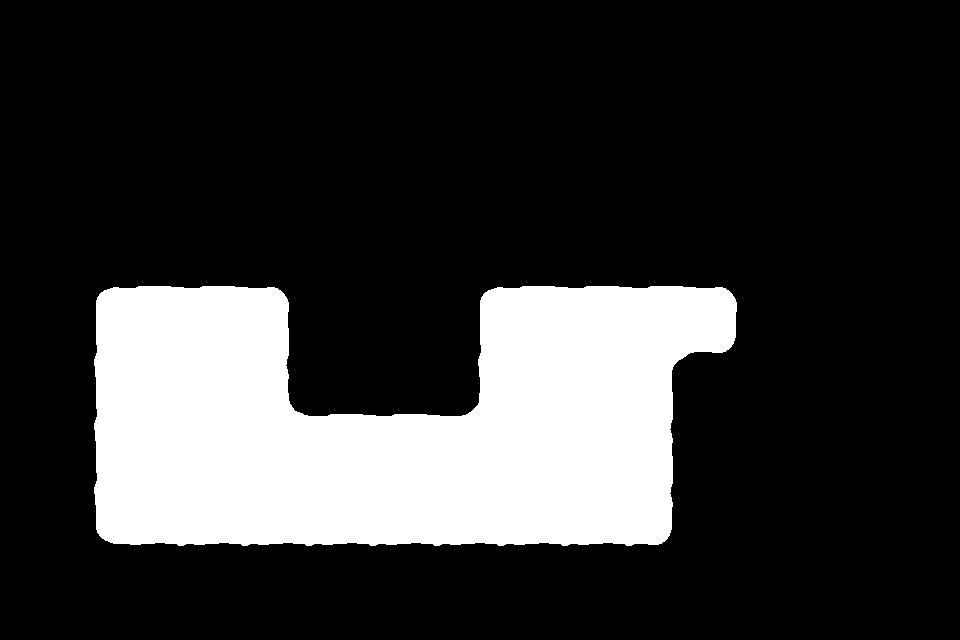

This is a level from a 2D game, rendered from its Tiled map with the project's own tilesets. A one-line summary and the complete map file follow:
An orthogonal 15x10 tile map with 64x64 px tiles, 1 tile layer (Chao) and 15 objects (10x Prefab, 3x Fronteira, Jogador, Morte).

<map version="1.0" orientation="orthogonal" renderorder="right-down" width="15" height="10" tilewidth="64" tileheight="64" nextobjectid="44">
 <tileset firstgid="1" source="TilesetSimples/tileset.tsx" />
 <objectgroup name="Objetos" offsetx="0" offsety="-32">
  <properties>
   <property name="unity:layer" value="Objetos" />
  </properties>
  <object id="4" name="Porta" type="Prefab" gid="17" x="671" y="320" width="64" height="64">
   <properties>
    <property name="PrefabSwap" value="" />
   </properties>
  </object>
  <object id="5" name="Chave" type="Prefab" gid="18" x="104" y="106" width="64" height="64">
   <properties>
    <property name="PrefabSwap" value="" />
   </properties>
  </object>
  <object id="7" name="Bloco" type="Prefab" gid="21" x="100" y="243" width="64" height="64">
   <properties>
    <property name="PrefabSwap" value="" />
   </properties>
  </object>
  <object id="8" name="Cristal" type="Prefab" gid="23" x="308" y="276" width="64" height="64">
   <properties>
    <property name="PrefabSwap" value="" />
   </properties>
  </object>
  <object id="10" name="Espinho" type="Prefab" gid="14" x="293" y="449" width="64" height="64">
   <properties>
    <property name="PrefabSwap" value="" />
    <property name="unity:layer" value="Morte" />
   </properties>
  </object>
  <object id="13" name="Fronteira" x="-65" y="-288" width="64" height="929" />
  <object id="14" name="Fronteira" x="0" y="-320" width="960" height="64" />
  <object id="15" name="Fronteira" x="960" y="-288" width="64" height="928" />
  <object id="29" name="Placa" type="Prefab" gid="15" x="217" y="320" width="64" height="64">
   <properties>
    <property name="PrefabSwap" value="" />
    <property name="msg" value="Vamos jogar!" />
   </properties>
  </object>
  <object id="30" name="Espinho" type="Prefab" gid="14" x="410" y="448" width="64" height="64">
   <properties>
    <property name="PrefabSwap" value="" />
    <property name="unity:layer" value="Morte" />
   </properties>
  </object>
  <object id="31" name="Espinho" type="Prefab" gid="14" x="348" y="449" width="64" height="64">
   <properties>
    <property name="PrefabSwap" value="" />
    <property name="unity:layer" value="Morte" />
   </properties>
  </object>
  <object id="40" name="Jogador" gid="24" x="128" y="320" width="64" height="64">
   <properties>
    <property name="PrefabSwap" value="" />
   </properties>
  </object>
  <object id="42" name="Bloco" type="Prefab" gid="21" x="-1" y="460" width="64" height="64">
   <properties>
    <property name="PrefabSwap" value="" />
   </properties>
  </object>
  <object id="43" name="Bloco" type="Prefab" gid="21" x="354" y="367" width="64" height="64">
   <properties>
    <property name="PrefabSwap" value="" />
   </properties>
  </object>
 </objectgroup>
 <layer name="Chao" width="15" height="10">
  <properties>
   <property name="unity:layer" value="Solido" />
  </properties>
  <data encoding="csv">
0,0,0,0,0,0,0,0,0,0,0,0,0,0,0,
0,0,0,0,0,0,0,0,0,0,0,0,0,0,0,
0,0,0,0,0,0,0,0,0,0,0,0,0,0,0,
0,0,0,0,0,0,0,0,0,0,0,0,0,0,0,
0,1,2,2,3,0,0,1,2,2,2,3,0,0,0,
0,6,7,7,8,0,0,6,7,7,10,13,0,0,0,
0,6,7,7,5,2,2,4,7,7,8,0,0,0,0,
0,6,7,7,7,7,7,7,7,7,8,0,0,0,0,
0,11,12,12,12,12,12,12,12,12,13,0,0,0,0,
0,0,0,0,0,0,0,0,0,0,0,0,0,0,0
</data>
 </layer>
 <objectgroup name="Morte">
  <object id="33" name="Morte" x="-33" y="594" width="1064" height="34">
   <properties>
    <property name="unity:isTrigger" value="true" />
    <property name="unity:layer" value="Morte" />
   </properties>
  </object>
 </objectgroup>
</map>
